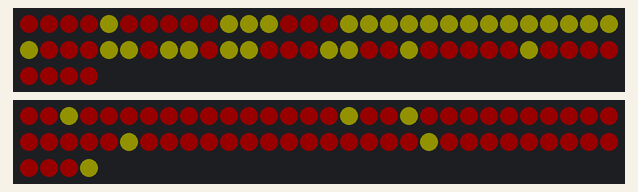
This sketch was run on a simulated Arduino Uno, built with avr-gcc and run on an emulated ATmega328P. Parts: 2 × 64 RGB LEDs in strip order, left to right, continuing on the next row. Dim RGB values are drawn brighter than linear.

Above: at 39.59 s.

The sketch:

flaglights.ino
```cpp
// A basic everyday NeoPixel strip test program.

// NEOPIXEL BEST PRACTICES for most reliable operation:
// - Add 1000 uF CAPACITOR between NeoPixel strip's + and - connections.
// - MINIMIZE WIRING LENGTH between microcontroller board and first pixel.
// - NeoPixel strip's DATA-IN should pass through a 300-500 OHM RESISTOR.
// - AVOID connecting NeoPixels on a LIVE CIRCUIT. If you must, ALWAYS
//   connect GROUND (-) first, then +, then data.
// - When using a 3.3V microcontroller with a 5V-powered NeoPixel strip,
//   a LOGIC-LEVEL CONVERTER on the data line is STRONGLY RECOMMENDED.
// (Skipping these may work OK on your workbench but can fail in the field)

#include <Adafruit_NeoPixel.h>
#ifdef __AVR__
 #include <avr/power.h> // Required for 16 MHz Adafruit Trinket
#endif

// Which pin on the Arduino is connected to the NeoPixels?
// On a Trinket or Gemma we suggest changing this to 1:
#define LED_PIN    6
#define LED_PIN_TWO 10

// How many NeoPixels are attached to the Arduino?
#define LED_COUNT 64

// Declare our NeoPixel strip object:
Adafruit_NeoPixel strip(LED_COUNT, LED_PIN, NEO_GRB + NEO_KHZ800);
Adafruit_NeoPixel stripTwo(LED_COUNT, LED_PIN_TWO, NEO_GRB + NEO_KHZ800);
// Argument 1 = Number of pixels in NeoPixel strip
// Argument 2 = Arduino pin number (most are valid)
// Argument 3 = Pixel type flags, add together as needed:
//   NEO_KHZ800  800 KHz bitstream (most NeoPixel products w/WS2812 LEDs)
//   NEO_KHZ400  400 KHz (classic 'v1' (not v2) FLORA pixels, WS2811 drivers)
//   NEO_GRB     Pixels are wired for GRB bitstream (most NeoPixel products)
//   NEO_RGB     Pixels are wired for RGB bitstream (v1 FLORA pixels, not v2)
//   NEO_RGBW    Pixels are wired for RGBW bitstream (NeoPixel RGBW products)


// setup() function -- runs once at startup --------------------------------

int leftFlag[] = {0,0,0,0,1,0,0,0,
                  0,0,1,1,1,0,0,0,
                  1,1,1,1,1,1,1,1,
                  1,1,1,1,1,1,1,0,
                  0,0,1,1,0,1,1,0,
                  1,1,0,0,0,1,1,0,
                  0,1,0,0,0,0,0,1,
                  0,0,0,0,0,0,0,0};

int rightFlag[] = {0,0,1,0,0,0,0,0,
                   0,0,0,0,0,0,0,0,
                   1,0,0,1,0,0,0,0,
                   0,0,0,0,0,0,0,0,
                   0,0,0,1,0,0,0,0,
                   0,0,0,0,0,0,0,0,
                   0,0,1,0,0,0,0,0,
                   0,0,0,0,0,0,0,1};

int leftLGBTFLAG[] = {0,0,0,0,0,0,0,0,
                      0,0,0,0,0,0,0,0,
                      1,1,1,1,1,1,1,1,
                      2,2,2,2,2,2,2,2,
                      3,3,3,3,3,3,3,3,
                      4,4,4,4,4,4,4,4,
                      5,5,5,5,5,5,5,5,
                      5,5,5,5,5,5,5,5};

int rightLGBTFLAG[] = {0,0,0,0,0,0,0,0,
                      0,0,0,0,0,0,0,0,
                      1,1,1,1,1,1,1,1,
                      2,2,2,2,2,2,2,2,
                      3,3,3,3,3,3,3,3,
                      4,4,4,4,4,4,4,4,
                      5,5,5,5,5,5,5,5,
                      5,5,5,5,5,5,5,5};


void setup() {
  // These lines are specifically to support the Adafruit Trinket 5V 16 MHz.
  // Any other board, you can remove this part (but no harm leaving it):
#if defined(__AVR_ATtiny85__) && (F_CPU == 16000000)
  clock_prescale_set(clock_div_1);
#endif
  // END of Trinket-specific code.

  strip.begin();           // INITIALIZE NeoPixel strip object (REQUIRED)
  stripTwo.begin();
  strip.show();            // Turn OFF all pixels ASAP
  stripTwo.show();
  strip.setBrightness(50); // Set BRIGHTNESS to about 1/5 (max = 255)
  stripTwo.setBrightness(50);
  Serial.begin(9600);

}


// loop() function -- runs repeatedly as long as board is on ---------------

void loop()
{
    ChineseFlagLeft(leftFlag, strip.Color(127, 0, 0), strip.Color(127,127,0), 1);
    ChineseFlagRight(rightFlag, stripTwo.Color(127,0,0), stripTwo.Color(127,127,10), 1);
    delay(50);
    ChineseFlagLeft(leftFlag, strip.Color(115, 0, 0), strip.Color(95,95,0), 1);
    ChineseFlagRight(rightFlag, stripTwo.Color(115,0,0), stripTwo.Color(95,95,0), 1);
    delay(50);
    ChineseFlagLeft(leftFlag, strip.Color(120, 0, 0), strip.Color(95,95,0), 1);
    ChineseFlagRight(rightFlag, stripTwo.Color(120,0,0), stripTwo.Color(95,95,0), 1);
    delay(50);
    ChineseFlagLeft(leftFlag, strip.Color(95, 0, 0), strip.Color(95,95,0), 1);
    ChineseFlagRight(rightFlag, stripTwo.Color(95,0,0), stripTwo.Color(95,95,0), 1);
    delay(50);

//    solidColorPanelOne(strip.Color(255,57,57), 10);
//    solidColorPanelTwo(strip.Color(255,57,57), 10);
//    strip.show();
//    stripTwo.show();
//    delay(20000);
    //LgbtFlagOne(leftLGBTFLAG, strip.Color(255,0,0), strip.Color(255,128,0), strip.Color(255,255,0), strip.Color(0,255,0), strip.Color(0,0,255), strip.Color(76,0,153),10);
    //LgbtFlagTwo(rightLGBTFLAG, strip.Color(255,0,0), strip.Color(255,128,0), strip.Color(255,255,0), strip.Color(0,255,0), strip.Color(0,0,255), strip.Color(76,0,153),10);
    //delay(1250);

}


void ChineseFlagLeft(int colorArray[], uint32_t red, uint32_t yellow, int wait )
{
  for (int i = 0; i < LED_COUNT; i++)
  {
    if (colorArray[i] == 0)
    {
      strip.setPixelColor(i, red);
      strip.show();
      delay(wait);
    }
    else if (colorArray[i] == 1)
    {
      strip.setPixelColor(i, yellow);
      strip.show();
      delay(wait);
    }
  }
}


void ChineseFlagRight(int colorArray[], uint32_t red, uint32_t yellow, int wait )
{
  for (int i = 0; i < LED_COUNT; i++)
  {
    if (colorArray[i] == 0)
    {
      stripTwo.setPixelColor(i, red);
      stripTwo.show();
      delay(wait);
    }
    else if (colorArray[i] == 1)
    {
      stripTwo.setPixelColor(i, yellow);
      stripTwo.show();
      delay(wait);
    }
  }
}

void solidColorPanelOne(uint32_t color, int wait)
{
  for (int i = 0; i < LED_COUNT; i++)
  {
    strip.setPixelColor(i, color);
    strip.show();
    delay(wait);
  }
}

void solidColorPanelTwo(uint32_t color, int wait)
{
  for (int i = 0; i < LED_COUNT; i++)
  {
    stripTwo.setPixelColor(i, color);
    stripTwo.show();
    delay(wait);
  }
}

void LgbtFlagOne(int colorArray[], uint32_t red, uint32_t orange, uint32_t yellow, uint32_t green, uint32_t blue, uint32_t purple, int wait)
{
  for (int i = 0; i < LED_COUNT; i++)
  {
    if (colorArray[i] == 0)
    {
      strip.setPixelColor(i, red);
    }
    else if (colorArray[i] == 1)
    {
      strip.setPixelColor(i, orange);
    }
    else if (colorArray[i] == 2)
    {
      strip.setPixelColor(i, yellow);
    }
    else if (colorArray[i] == 3)
    {
      strip.setPixelColor(i, green);
    }
    else if (colorArray[i] == 4)
    {
      strip.setPixelColor(i, blue);
    }
    else if (colorArray[i] == 5)
    {
      strip.setPixelColor(i,purple);
    }
    strip.show();
  }
}


void LgbtFlagTwo(int colorArray[], uint32_t red, uint32_t orange, uint32_t yellow, uint32_t green, uint32_t blue, uint32_t purple, int wait)
{
  for (int i = 0; i < LED_COUNT; i++)
  {
    if (colorArray[i] == 0)
    {
      stripTwo.setPixelColor(i, red);
    }
    else if (colorArray[i] == 1)
    {
      stripTwo.setPixelColor(i, orange);
    }
    else if (colorArray[i] == 2)
    {
      stripTwo.setPixelColor(i, yellow);
    }
    else if (colorArray[i] == 3)
    {
      stripTwo.setPixelColor(i, green);
    }
    else if (colorArray[i] == 4)
    {
      stripTwo.setPixelColor(i, blue);
    }
    else if (colorArray[i] == 5)
    {
      stripTwo.setPixelColor(i,purple);
    }
    stripTwo.show();
  }
}
```
